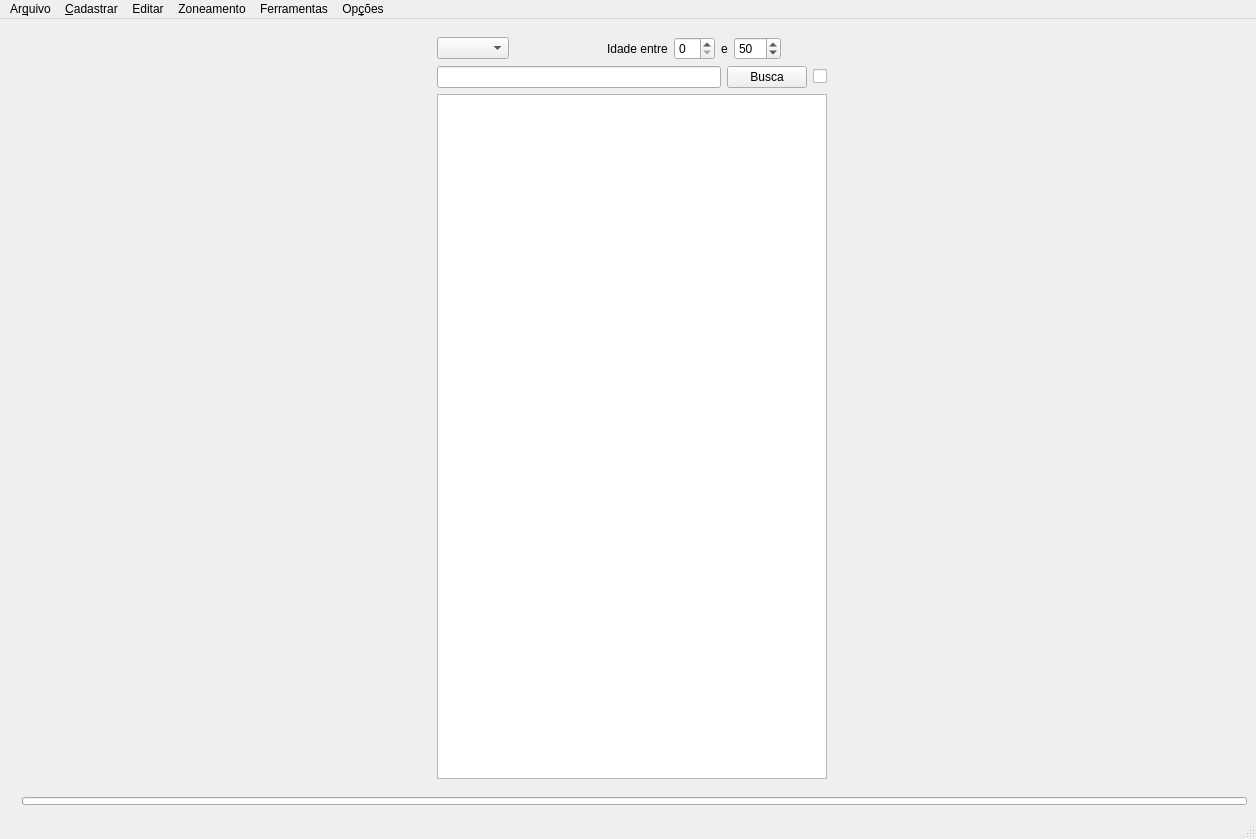
<?xml version="1.0" encoding="UTF-8"?>
<ui version="4.0">
 <class>MainWindow</class>
 <widget class="QMainWindow" name="MainWindow">
  <property name="geometry">
   <rect>
    <x>0</x>
    <y>0</y>
    <width>1256</width>
    <height>839</height>
   </rect>
  </property>
  <property name="windowTitle">
   <string>ZONEA</string>
  </property>
  <widget class="QWidget" name="centralwidget">
   <property name="sizePolicy">
    <sizepolicy hsizetype="Expanding" vsizetype="Expanding">
     <horstretch>0</horstretch>
     <verstretch>0</verstretch>
    </sizepolicy>
   </property>
   <layout class="QGridLayout" name="gridLayout">
    <item row="1" column="0">
     <layout class="QHBoxLayout" name="horizontalLayout_3">
      <item>
       <widget class="QLabel" name="loadingLabel">
        <property name="text">
         <string/>
        </property>
       </widget>
      </item>
      <item>
       <widget class="QProgressBar" name="progressBar">
        <property name="maximumSize">
         <size>
          <width>16777215</width>
          <height>8</height>
         </size>
        </property>
        <property name="value">
         <number>0</number>
        </property>
        <property name="textVisible">
         <bool>false</bool>
        </property>
       </widget>
      </item>
     </layout>
    </item>
    <item row="0" column="0">
     <layout class="QHBoxLayout" name="horizontalLayout_4">
      <property name="sizeConstraint">
       <enum>QLayout::SetMaximumSize</enum>
      </property>
      <item>
       <widget class="QWidget" name="leftPart" native="true">
        <property name="sizePolicy">
         <sizepolicy hsizetype="Maximum" vsizetype="Preferred">
          <horstretch>0</horstretch>
          <verstretch>0</verstretch>
         </sizepolicy>
        </property>
        <property name="minimumSize">
         <size>
          <width>100</width>
          <height>0</height>
         </size>
        </property>
        <property name="maximumSize">
         <size>
          <width>400</width>
          <height>16777215</height>
         </size>
        </property>
        <layout class="QVBoxLayout" name="verticalLayout_2" stretch="0,0,0">
         <property name="sizeConstraint">
          <enum>QLayout::SetMinimumSize</enum>
         </property>
         <property name="rightMargin">
          <number>1</number>
         </property>
         <item>
          <layout class="QHBoxLayout" name="horizontalLayout">
           <item>
            <widget class="QComboBox" name="comboBoxBusca"/>
           </item>
           <item>
            <spacer name="horizontalSpacer_3">
             <property name="orientation">
              <enum>Qt::Horizontal</enum>
             </property>
             <property name="sizeHint" stdset="0">
              <size>
               <width>40</width>
               <height>20</height>
              </size>
             </property>
            </spacer>
           </item>
           <item>
            <layout class="QHBoxLayout" name="escolaDropDownLayout"/>
           </item>
           <item>
            <layout class="QHBoxLayout" name="serieDropDownLayout"/>
           </item>
           <item>
            <spacer name="horizontalSpacer">
             <property name="orientation">
              <enum>Qt::Horizontal</enum>
             </property>
             <property name="sizeHint" stdset="0">
              <size>
               <width>40</width>
               <height>20</height>
              </size>
             </property>
            </spacer>
           </item>
           <item>
            <widget class="QLabel" name="label">
             <property name="text">
              <string>Idade entre</string>
             </property>
            </widget>
           </item>
           <item>
            <widget class="QSpinBox" name="spinBoxIdadeMinima"/>
           </item>
           <item>
            <widget class="QLabel" name="label_2">
             <property name="text">
              <string>e</string>
             </property>
            </widget>
           </item>
           <item>
            <widget class="QSpinBox" name="spinBoxIdadeMaxima">
             <property name="maximum">
              <number>130</number>
             </property>
             <property name="value">
              <number>50</number>
             </property>
            </widget>
           </item>
           <item>
            <spacer name="horizontalSpacer_2">
             <property name="orientation">
              <enum>Qt::Horizontal</enum>
             </property>
             <property name="sizeHint" stdset="0">
              <size>
               <width>40</width>
               <height>20</height>
              </size>
             </property>
            </spacer>
           </item>
          </layout>
         </item>
         <item>
          <layout class="QHBoxLayout" name="horizontalLayout_5">
           <item>
            <widget class="QLineEdit" name="lineEditAluno"/>
           </item>
           <item>
            <widget class="QPushButton" name="pushButtonBusca">
             <property name="text">
              <string>Busca</string>
             </property>
            </widget>
           </item>
           <item>
            <widget class="QCheckBox" name="checkBox">
             <property name="toolTip">
              <string>&lt;html&gt;&lt;head/&gt;&lt;body&gt;&lt;p&gt;Mostrar rotas alternativas. Ordem de proximidade: Azul, Verde, Amarelo, Vermelho, cinza, preto.&lt;/p&gt;&lt;/body&gt;&lt;/html&gt;</string>
             </property>
             <property name="text">
              <string/>
             </property>
            </widget>
           </item>
          </layout>
         </item>
         <item>
          <widget class="QListWidget" name="listViewBusca"/>
         </item>
        </layout>
       </widget>
      </item>
     </layout>
    </item>
   </layout>
  </widget>
  <widget class="QMenuBar" name="menubar">
   <property name="geometry">
    <rect>
     <x>0</x>
     <y>0</y>
     <width>1256</width>
     <height>32</height>
    </rect>
   </property>
   <widget class="QMenu" name="menuArquivo">
    <property name="title">
     <string>Ar&amp;quivo</string>
    </property>
    <widget class="QMenu" name="actionExportar_2">
     <property name="title">
      <string>&amp;Exportar</string>
     </property>
     <widget class="QMenu" name="menuMapa">
      <property name="enabled">
       <bool>false</bool>
      </property>
      <property name="title">
       <string>Rota no mapa</string>
      </property>
      <addaction name="actionImagem"/>
      <addaction name="separator"/>
      <addaction name="actionGoogle_Maps_KML"/>
      <addaction name="actionShapefile"/>
      <addaction name="actionGeojson"/>
     </widget>
     <addaction name="actionExportarBusca"/>
     <addaction name="actionExportar_imagem"/>
     <addaction name="menuMapa"/>
    </widget>
    <addaction name="actionExportar_2"/>
    <addaction name="actionSalvar"/>
    <addaction name="actionCarregar"/>
    <addaction name="actionSair"/>
   </widget>
   <widget class="QMenu" name="menuCadastrar">
    <property name="title">
     <string>&amp;Cadastrar</string>
    </property>
    <widget class="QMenu" name="menuImportar_arquivo">
     <property name="title">
      <string>&amp;Importar csv</string>
     </property>
     <addaction name="actionEscolar"/>
     <addaction name="actionAlunos_3"/>
    </widget>
    <widget class="QMenu" name="menuImportar_docx_2">
     <property name="title">
      <string>Importar docx</string>
     </property>
     <addaction name="actionImportar_Alunos"/>
    </widget>
    <addaction name="actionEscolas"/>
    <addaction name="actionAlunos"/>
    <addaction name="actionModalidades"/>
    <addaction name="separator"/>
    <addaction name="menuImportar_docx_2"/>
    <addaction name="menuImportar_arquivo"/>
   </widget>
   <widget class="QMenu" name="menuOp_es">
    <property name="title">
     <string>Op&amp;ções</string>
    </property>
    <addaction name="actionConfigura_es"/>
    <addaction name="actionAjuda"/>
    <addaction name="actionSobre"/>
    <addaction name="separator"/>
   </widget>
   <widget class="QMenu" name="menuComputar">
    <property name="title">
     <string>Editar</string>
    </property>
    <widget class="QMenu" name="menuDeslocar_Turmas">
     <property name="title">
      <string>Turmas</string>
     </property>
     <addaction name="actionAvan_ar_todos_os_alunos_em_um_ano"/>
     <addaction name="actionRetornar_todos_os_alunoes_um_ano"/>
    </widget>
    <widget class="QMenu" name="menuExcluir">
     <property name="title">
      <string>Excluir</string>
     </property>
     <addaction name="actionApagar_todas_Escolas"/>
     <addaction name="actionApagar_todos_Alunos"/>
    </widget>
    <widget class="QMenu" name="menuSelecionados">
     <property name="title">
      <string>Busca</string>
     </property>
     <addaction name="actionDefinir_Turma"/>
     <addaction name="actionDefinir_Escola"/>
     <addaction name="actionRemover_todos"/>
     <addaction name="actionAvan_ar_uma_Turma"/>
     <addaction name="actionRetornar_uma_turma"/>
     <addaction name="actionRemover_Escola"/>
    </widget>
    <addaction name="actionAlunos_4"/>
    <addaction name="actionEscolas_2"/>
    <addaction name="menuSelecionados"/>
    <addaction name="menuDeslocar_Turmas"/>
    <addaction name="menuExcluir"/>
   </widget>
   <widget class="QMenu" name="menuFerramentas">
    <property name="title">
     <string>Ferramentas</string>
    </property>
    <widget class="QMenu" name="menuExibir_2">
     <property name="title">
      <string>Exibir</string>
     </property>
     <addaction name="actionMostrar_Escolas"/>
     <addaction name="actionMostar_Alunos"/>
     <addaction name="actionMostrar_Alunos_da_Busca"/>
    </widget>
    <addaction name="actionRecalcular_Series"/>
    <addaction name="actionAlunos_n_o_localizados"/>
    <addaction name="actionDist_ncia"/>
    <addaction name="menuExibir_2"/>
   </widget>
   <widget class="QMenu" name="menuZoneamento">
    <property name="title">
     <string>Zoneamento</string>
    </property>
    <addaction name="actionCalcular_Rotas_2"/>
    <addaction name="actionRecalcular_endere_os_de_alunos"/>
    <addaction name="actionRecalcular_endere_os_de_escolas"/>
   </widget>
   <addaction name="menuArquivo"/>
   <addaction name="menuCadastrar"/>
   <addaction name="menuComputar"/>
   <addaction name="menuZoneamento"/>
   <addaction name="menuFerramentas"/>
   <addaction name="menuOp_es"/>
  </widget>
  <widget class="QStatusBar" name="statusbar"/>
  <action name="actionSalvar">
   <property name="text">
    <string>&amp;Salvar</string>
   </property>
  </action>
  <action name="actionSair">
   <property name="text">
    <string>Sa&amp;ir</string>
   </property>
  </action>
  <action name="actionAlunos">
   <property name="text">
    <string>&amp;Alunos </string>
   </property>
  </action>
  <action name="actionEscolas">
   <property name="text">
    <string>&amp;Escolas</string>
   </property>
  </action>
  <action name="actionModalidades">
   <property name="enabled">
    <bool>false</bool>
   </property>
   <property name="text">
    <string>&amp;Modalidades</string>
   </property>
   <property name="visible">
    <bool>false</bool>
   </property>
  </action>
  <action name="actionConfigura_es">
   <property name="text">
    <string>&amp;Configurações</string>
   </property>
  </action>
  <action name="actionAjuda">
   <property name="text">
    <string>&amp;Ajuda</string>
   </property>
  </action>
  <action name="actionSobre">
   <property name="text">
    <string>&amp;Sobre</string>
   </property>
  </action>
  <action name="actionAlunos_2">
   <property name="text">
    <string>Alunos</string>
   </property>
  </action>
  <action name="actionAluno_para_Escola">
   <property name="text">
    <string>&amp;Aluno para Escola</string>
   </property>
  </action>
  <action name="actionEditar_alunos">
   <property name="text">
    <string>Editar alunos</string>
   </property>
  </action>
  <action name="actionEditar_Alunos">
   <property name="text">
    <string>Editar Alunos</string>
   </property>
  </action>
  <action name="actionExportarBusca">
   <property name="text">
    <string>&amp;Exportar Busca</string>
   </property>
  </action>
  <action name="actionExportar_imagem">
   <property name="text">
    <string>Exportar &amp;imagem</string>
   </property>
  </action>
  <action name="actionAlunos_3">
   <property name="text">
    <string>&amp;Alunos</string>
   </property>
  </action>
  <action name="actionEscolar">
   <property name="text">
    <string>&amp;Escolas</string>
   </property>
  </action>
  <action name="actionCalcular_rotas">
   <property name="text">
    <string>Calcular rotas</string>
   </property>
  </action>
  <action name="actionCalcular_Rotas">
   <property name="text">
    <string>&amp;Calcular Rotas</string>
   </property>
  </action>
  <action name="actionRecalcular_endere_os_de_alunos">
   <property name="text">
    <string>&amp;Recalcular endereços de alunos</string>
   </property>
  </action>
  <action name="actionRecalcular_endere_os_de_escolas">
   <property name="text">
    <string>Recalcular &amp;endereços de escolas</string>
   </property>
  </action>
  <action name="actionCalcular_Rotas_2">
   <property name="text">
    <string>Calcular Rotas</string>
   </property>
  </action>
  <action name="actionAvan_ar_todos_os_alunos_em_um_ano">
   <property name="text">
    <string>Avançar todos os alunos um ano</string>
   </property>
  </action>
  <action name="actionRetornar_todos_os_alunoes_um_ano">
   <property name="text">
    <string>Retornar todos os alunos uma Turma</string>
   </property>
  </action>
  <action name="actionRecalcular_Series">
   <property name="text">
    <string>Recalcular Turmas</string>
   </property>
  </action>
  <action name="actionDist_ncia">
   <property name="text">
    <string>Mapa</string>
   </property>
  </action>
  <action name="actionImagem">
   <property name="text">
    <string>Imagem</string>
   </property>
  </action>
  <action name="actionGoogle_Maps_KML">
   <property name="text">
    <string>Google Maps (KML)</string>
   </property>
  </action>
  <action name="actionShapefile">
   <property name="text">
    <string>Shapefile</string>
   </property>
  </action>
  <action name="actionGeojson">
   <property name="text">
    <string>Geojson</string>
   </property>
  </action>
  <action name="actionAlunos_n_o_localizados">
   <property name="text">
    <string>Alunos não localizados</string>
   </property>
  </action>
  <action name="actionMostrar_Escolas">
   <property name="text">
    <string>Esconder Escolas</string>
   </property>
   <property name="toolTip">
    <string>Mostrar todas as Escolas no mapa</string>
   </property>
  </action>
  <action name="actionMostar_Alunos">
   <property name="text">
    <string>Mostar Alunos</string>
   </property>
   <property name="toolTip">
    <string>Mostar Todos Alunos no mapa</string>
   </property>
  </action>
  <action name="actionApagar_todas_Escolas">
   <property name="text">
    <string>Excluir todas Escolas</string>
   </property>
  </action>
  <action name="actionApagar_todos_Alunos">
   <property name="text">
    <string>Excluir todos Alunos</string>
   </property>
  </action>
  <action name="actionRemover_todos">
   <property name="text">
    <string>Remover todos</string>
   </property>
  </action>
  <action name="actionAvan_ar_uma_Turma">
   <property name="text">
    <string>Avançar uma Turma</string>
   </property>
  </action>
  <action name="actionRetornar_uma_turma">
   <property name="text">
    <string>Retornar uma Turma</string>
   </property>
  </action>
  <action name="actionRemover_Escola">
   <property name="text">
    <string>Remover da Escola</string>
   </property>
  </action>
  <action name="actionAlunos_4">
   <property name="text">
    <string>Alunos</string>
   </property>
  </action>
  <action name="actionEscolas_2">
   <property name="text">
    <string>Escolas</string>
   </property>
  </action>
  <action name="actionImportar_Alunos">
   <property name="text">
    <string>Importar Alunos</string>
   </property>
  </action>
  <action name="actionCarregar">
   <property name="text">
    <string>Carregar</string>
   </property>
  </action>
  <action name="actionDefinir_Turma">
   <property name="text">
    <string>Definir Turma</string>
   </property>
  </action>
  <action name="actionDefinir_Escola">
   <property name="text">
    <string>Definir Escola</string>
   </property>
  </action>
  <action name="actionMostrar_Alunos_da_Busca">
   <property name="text">
    <string>Mostrar Alunos da Busca</string>
   </property>
  </action>
 </widget>
 <resources/>
 <connections/>
</ui>
